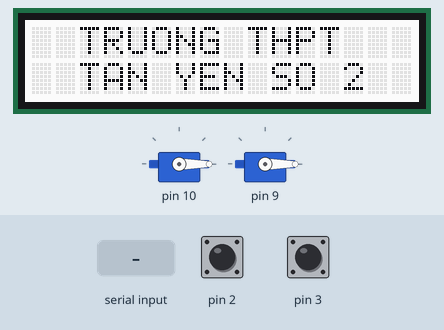
This program was run on a simulated Arduino Uno, built with avr-gcc and run on an emulated ATmega328P. On the bench: 2 × servo, 16×2 character LCD. The inputs (shaded band) are chosen by the test bench; at power-on: pin 2 HIGH, pin 3 HIGH.

Above: at 1.2 s.
1.3 s: "Invalid" received over Serial
At 2.8 s:
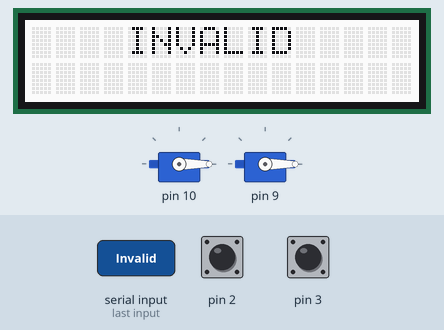
4.3 s: "IN_OPEN" received over Serial
At 6.6 s:
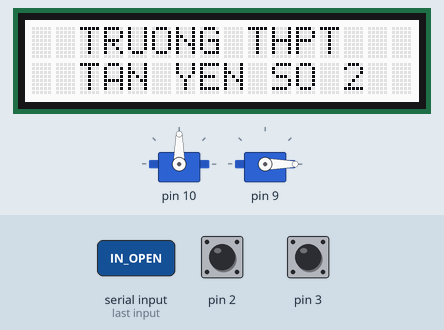
7.0 s: "OUT_OPEN" received over Serial
At 8.7 s:
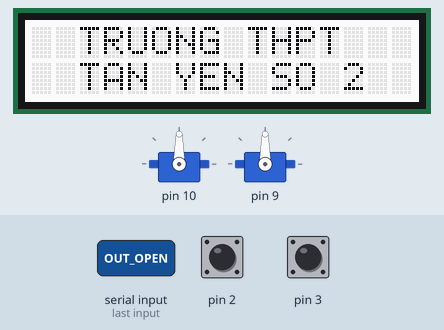
Timing chart, 0 to 15.0 s (numbered marks = the images above; inputs shaded):
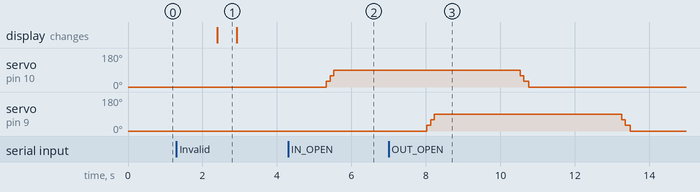

Measured:
- after the input at 1.3 s, the display: changes after 1.1 s (image 1)
- after the input at 4.3 s, servo on pin 10: 0° → 30° after 1.0 s, → 60° 0.10 s later, → 90° 0.10 s later
- after the input at 7.0 s, servo on pin 9: 0° → 30° after 1.0 s, → 60° 0.10 s later, → 90° 0.10 s later, → 60° 5.0 s later, … (6 changes in this stretch)
- what the display in image 1 shows lasts 0.5 s, from 2.4 s to 2.9 s

The program:

main.cpp
```cpp
#include <Arduino.h>
#include "lcd_control.h"
#include "sensor_control.h"
#include "servo_control.h"

sensor_control* sensor = new sensor_control();
servo_control* servo = new servo_control();
lcd_control* lcd = new lcd_control();
bool isVehicleIn{false};
bool isVehicleOut{false};
long long lastTimeBarieIn{0};
long long lastTimeBarieOut{0};

// put function declarations here:
void setTimerIn(void (*callback)(), long interval, long long& startTime) {
   if ((millis() - startTime) >= interval) {
      callback();
   }
}

void setTimerOut(void (*callback)(), long interval, long long& startTime) {
   if ((millis() - startTime) >= interval) {
      callback();
   }
}

void closeBarieIn() {
   servo->closeBarieIn();
   lcd->defaultDisplay();
}

void closeBarieOut() {
   servo->closeBarieOut();
   lcd->defaultDisplay();
}

void setup() {
   // put your setup code here, to run once:
   Serial.begin(9600);
   sensor->sensorInit();
   servo->servoInit();
   lcd->lcdInit();
}

void loop() {
   // put your main code here, to run repeatedly:
   if (sensor->isDetectVehicleIn() && !servo->getBarieInState()) {
      Serial.print("00");
      isVehicleIn = true;
   } else {
      isVehicleIn = false;
   }
   if (sensor->isDetectVehicleOut() && !servo->getBarieOutState()) {
      Serial.print("11");
      isVehicleOut = true;
   } else {
      isVehicleOut = false;
   }
   if (Serial.available() > 0) {
      String dataReceived = Serial.readString();
      if (dataReceived == "Invalid") {
         lcd->displayInvalidPlate();
         delay(500);
         lcd->defaultDisplay();
      } else if (dataReceived == "IN_OPEN") {
         servo->openBarieIn();
         lastTimeBarieIn = millis();
      } else if (dataReceived == "OUT_OPEN") {
         servo->openBarieOut();
         lastTimeBarieOut = millis();
      } else {
         String state = dataReceived.substring(13, 15);
         if (state == "00" && sensor->isDetectVehicleIn()) {
            lcd->displayPlateAndHello(dataReceived.substring(0, 13), false);
            servo->openBarieIn();
            lastTimeBarieIn = millis();
         } else if (state == "11" && sensor->isDetectVehicleOut()) {
            lcd->displayPlateAndHello(dataReceived.substring(0, 13), true);
            servo->openBarieOut();
            lastTimeBarieOut = millis();
         }
      }
   }
   if (servo->getBarieInState()) {
      setTimerIn(closeBarieIn, 5000, lastTimeBarieIn);
   }
   if (servo->getBarieOutState()) {
      setTimerOut(closeBarieOut, 5000, lastTimeBarieOut);
   }
   delay(100);
}

// put function definitions here:
```
